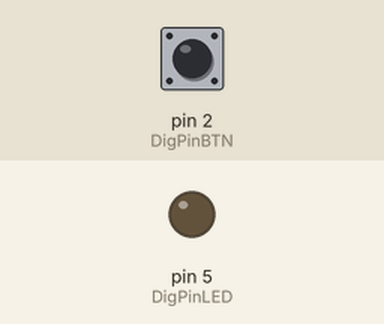
Recording of a sketch running on a simulated Arduino Uno, built with avr-gcc and run on an emulated ATmega328P. Shown: output pins drawn as LEDs (lit = HIGH). The test bench sets the inputs (shaded band); at power-on: pin 2 (DigPinBTN) LOW.

Above: at 1.2 s.
1.3 s: pin 2 (DigPinBTN) pulled HIGH for 0.15 s
At 1.37 s:
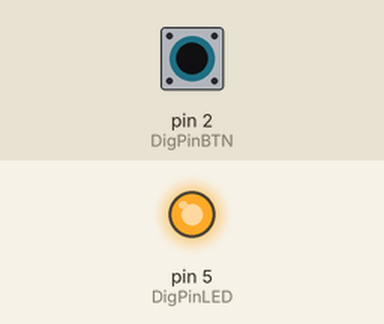
2.9 s: pin 2 (DigPinBTN) pulled HIGH for 3.2 s
At 7.2 s:
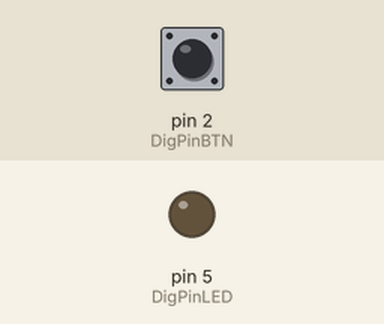
Timing chart, 0 to 8.7 s (numbered marks = the images above; inputs shaded):
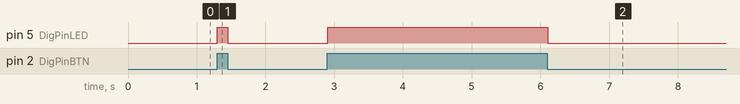

The sketch:

_2.ino
```cpp
const int DigPinLED = 5;
const int DigPinBTN = 2;

void setup()
{
	pinMode(DigPinBTN, INPUT);
	pinMode(DigPinLED, OUTPUT);
}

void loop()
{
	if (digitalRead(DigPinBTN) == HIGH)
		digitalWrite(DigPinLED, HIGH);
	else
		digitalWrite(DigPinLED, LOW);

	// Delay a little bit to improve simulation performance
	delay(10);
}
```

Measured:
- after the input at 1.3 s, pin 5 (DigPinLED): LOW → HIGH at once, → LOW 0.15 s later
- after the input at 2.9 s, pin 5 (DigPinLED): LOW → HIGH at once, → LOW 3.2 s later
